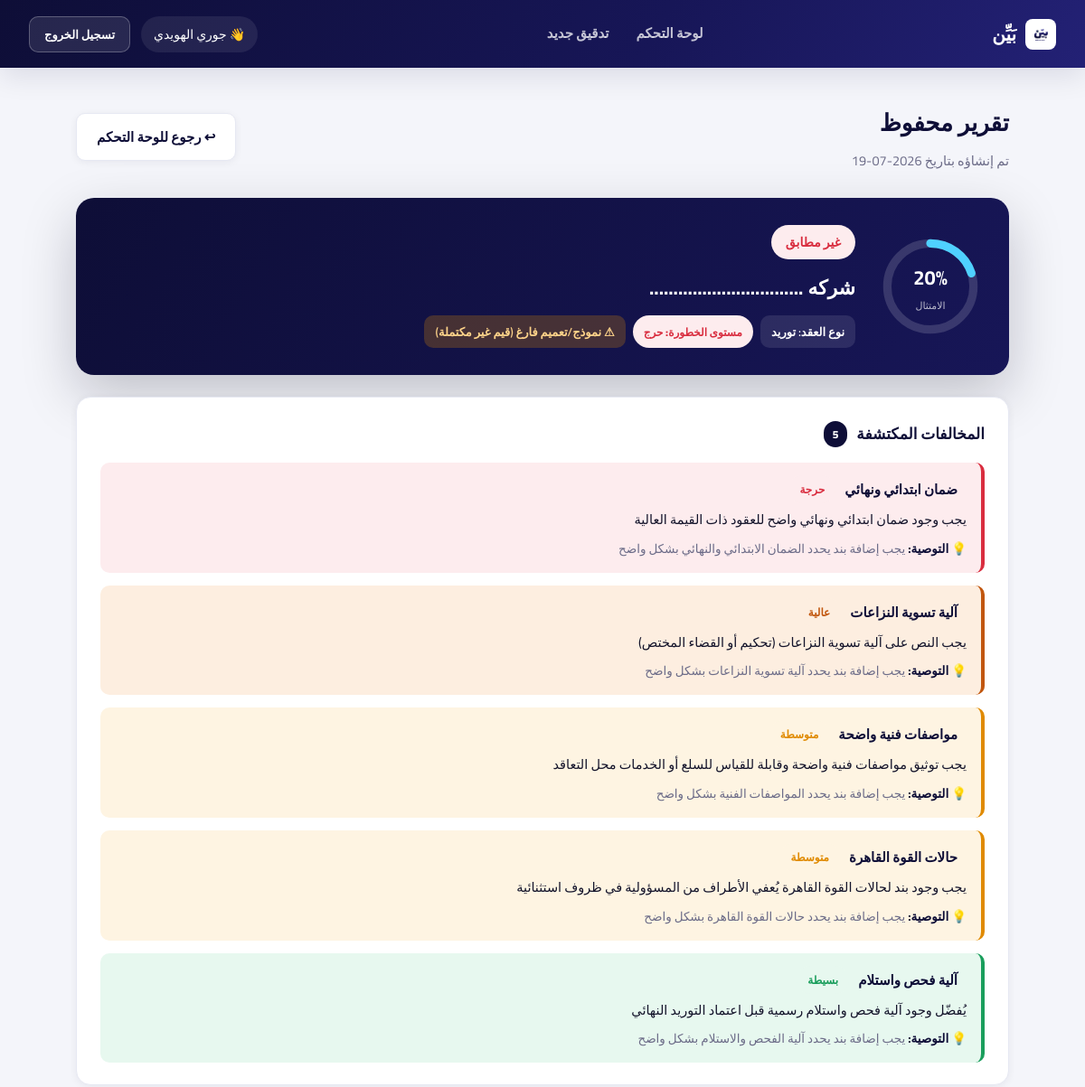
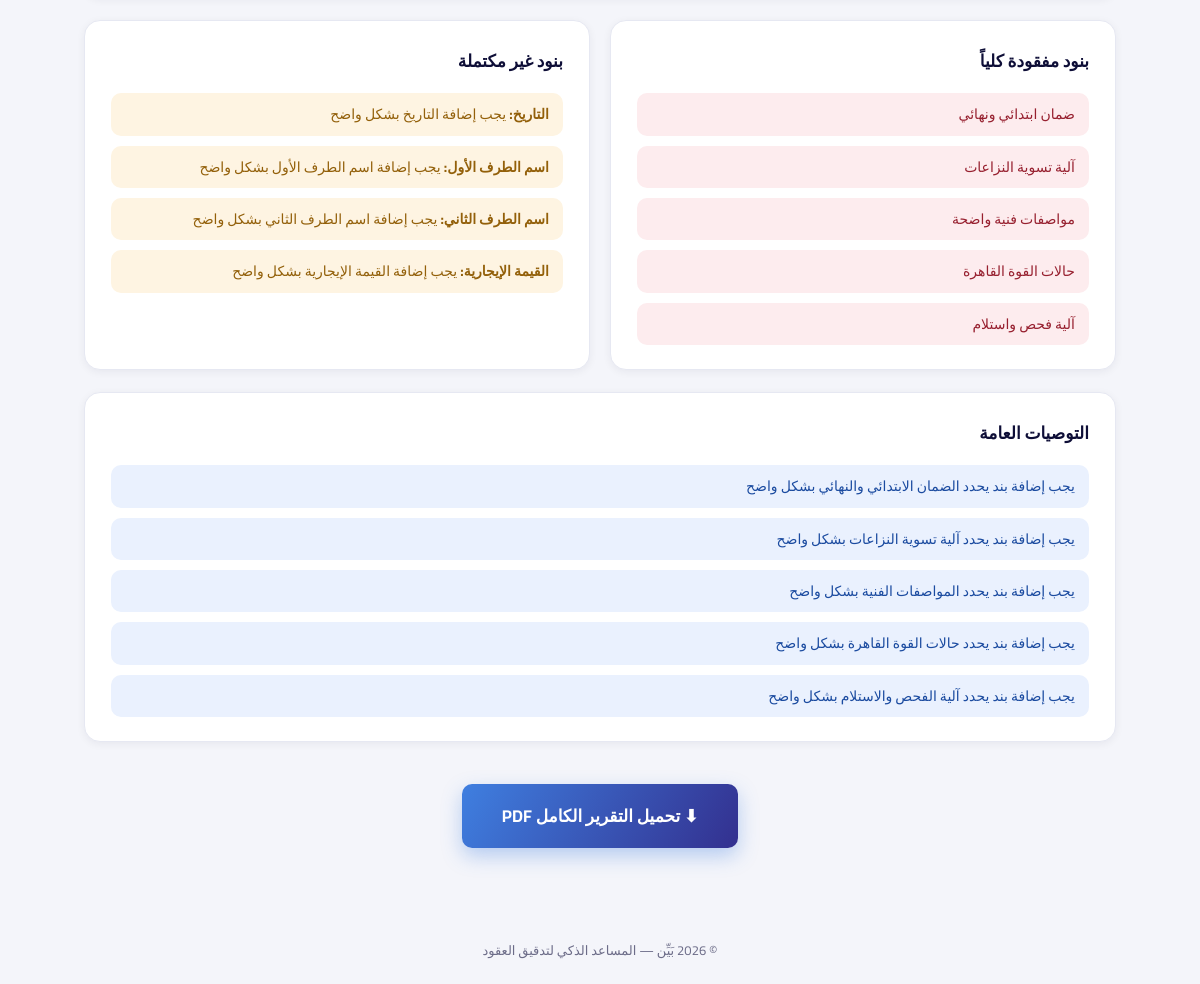
The app's page /report/1 (signed in) with its own data (2 pictures, top to bottom).
### tables this page shows
CREATE TABLE reports (
            id INTEGER PRIMARY KEY AUTOINCREMENT,
            user_id INTEGER NOT NULL,
            supplier_name TEXT NOT NULL,
            contract_type TEXT,
            overall_status TEXT,
            compliance_score INTEGER,
            risk_level TEXT,
            violations_count INTEGER,
            audit_json TEXT NOT NULL,
            pdf_filename TEXT,
            created_at TEXT NOT NULL,
            FOREIGN KEY (user_id) REFERENCES users(id) ON DELETE CASCADE
        );

### app.py (the view)
@app.route("/report/<int:report_id>")
@login_required
def view_report(report_id):
    report = db.get_report(report_id, session["user_id"])
    if not report:
        abort(404)
    import json
    audit_data = json.loads(report["audit_json"])
    download_url = url_for("download_report", report_id=report["id"]) if report["pdf_filename"] else None
    return render_template(
        "report_view.html", report=report, audit=audit_data,
        download_url=download_url, show_splash=_show_splash_once(),
    )

### app.py (called while the page is built)
def login_required(view):
    @wraps(view)
    def wrapped(*args, **kwargs):
        if not session.get("user_id"):
            flash("الرجاء تسجيل الدخول أولاً للوصول لهذه الصفحة.", "error")
            return redirect(url_for("login"))
        return view(*args, **kwargs)
    return wrapped

@app.context_processor
def inject_globals():
    return {
        "current_year": datetime.utcnow().year,
        "status_labels": STATUS_LABELS_AR,
        "risk_labels": RISK_LABELS_AR,
        "severity_labels": SEVERITY_LABELS_AR,
        "contract_type_labels": CONTRACT_TYPE_LABELS_AR,
    }

def _show_splash_once():
    if session.get("splash_seen"):
        return False
    session["splash_seen"] = True
    return True

### database.py (called while the page is built)
def get_db():
    conn = sqlite3.connect(DB_PATH)
    conn.row_factory = sqlite3.Row
    conn.execute("PRAGMA foreign_keys = ON")
    return conn

def get_report(report_id, user_id):
    conn = get_db()
    try:
        row = conn.execute(
            "SELECT * FROM reports WHERE id = ? AND user_id = ?", (report_id, user_id)
        ).fetchone()
        return dict(row) if row else None
    finally:
        conn.close()

### templates/report_view.html (shortened to what this page needs)
{% extends "base.html" %}
{% block content %}
<div class="page-head">
  <div>
    <h1>تقرير محفوظ</h1>
    <p class="muted">تم إنشاؤه بتاريخ {{ report.created_at[:10] }}</p>
  </div>
  <a href="{{ url_for('dashboard') }}" class="btn-ghost">↩ رجوع للوحة التحكم</a>
</div>
{% include "_report_result.html" %}
{% endblock %}

### templates/_report_result.html (shortened to what this page needs)
<div class="result-wrap">
  <div class="result-hero result-hero-{{ audit.overall_status }}">
    <div class="score-gauge" style="--score:{{ audit.compliance_score }}">
      <svg viewBox="0 0 120 120">
        <circle class="gauge-track" cx="60" cy="60" r="52"></circle>
        <circle class="gauge-fill" cx="60" cy="60" r="52"
          style="stroke-dasharray: {{ (audit.compliance_score|int) * 3.267 }} 326.7"></circle>
      </svg>
      <div class="gauge-label">
        <strong>{{ audit.compliance_score }}%</strong>
        <span>الامتثال</span>
      </div>
    </div>
    <div class="result-summary">
      <span class="badge badge-status-{{ audit.overall_status }} lg">
        {{ status_labels.get(audit.overall_status, audit.overall_status) }}
      </span>
      <h2>{{ audit.supplier_name }}</h2>
      <div class="result-tags">
        <span class="tag">نوع العقد: {{ contract_type_labels.get(audit.contract_type, audit.contract_type) or 'غير محدد' }}</span>
        <span class="badge badge-risk-{{ audit.risk_level }}">مستوى الخطورة: {{ risk_labels.get(audit.risk_level, audit.risk_level) }}</span>
        {% if audit.is_template %}<span class="tag tag-warning">⚠ نموذج/تعميم فارغ (قيم غير مكتملة)</span>{% endif %}
      </div>
    </div>
  </div>
  {% if audit.violations %}
  <div class="section-card">
    <div class="section-head">
      <h3>المخالفات المكتشفة</h3>
      <span class="count-pill">{{ audit.violations|length }}</span>
    </div>
    <div class="violations-list">
      {% for v in audit.violations %}
      <div class="violation-card sev-{{ v.severity }}">
        <div class="violation-head">
          <strong>{{ v.clause }}</strong>
          <span class="badge badge-sev-{{ v.severity }}">{{ severity_labels.get(v.severity, v.severity) }}</span>
        </div>
        <p class="violation-desc">{{ v.description }}</p>
        {% if v.recommendation %}
        <p class="violation-rec"><span>💡 التوصية:</span> {{ v.recommendation }}</p>
        {% endif %}
      </div>
      {% endfor %}
    </div>
  </div>
  {% endif %}
  <div class="grid-2">
    {% if audit.missing_clauses %}
    <div class="section-card">
      <div class="section-head"><h3>بنود مفقودة كلياً</h3></div>
      <ul class="plain-list list-danger">
        {% for m in audit.missing_clauses %}<li>{{ m }}</li>{% endfor %}
      </ul>
    </div>
    {% endif %}
    {% if audit.incomplete_clauses %}
    <div class="section-card">
      <div class="section-head"><h3>بنود غير مكتملة</h3></div>
      <ul class="plain-list list-warning">
        {% for c in audit.incomplete_clauses %}<li><strong>{{ c.clause }}:</strong> {{ c.note }}</li>{% endfor %}
      </ul>
    </div>
    {% endif %}
  </div>
  {% if audit.recommendations %}
  <div class="section-card">
    <div class="section-head"><h3>التوصيات العامة</h3></div>
    <ul class="plain-list list-info">
      {% for r in audit.recommendations %}<li>{{ r }}</li>{% endfor %}
    </ul>
  </div>
  {% endif %}
  <div class="download-bar">
    {% if download_url %}
      <a href="{{ download_url }}" class="btn-primary xl">⬇ تحميل التقرير الكامل PDF</a>
    {% else %}
      <span class="tag tag-warning">تعذّر توليد ملف PDF لهذا التدقيق — النتيجة أعلاه سليمة ومتاحة رغم ذلك.</span>
    {% endif %}
  </div>
</div>

### records on screen
reports: created_at "2026-07-19", supplier_name "شركه ................................"

### other values on screen
{{ session.get('user_name') }} "جوري الهويدي"
{{ audit.compliance_score }} "20"
{{ status_labels.get(audit.overall_status, audit.overall_status) }} "غير مطابق"
{{ risk_labels.get(audit.risk_level, audit.risk_level) }} "حرج"
{{ audit.violations|length }} "5"
{{ v.clause }} "ضمان ابتدائي ونهائي" "آلية تسوية النزاعات" "مواصفات فنية واضحة" "حالات القوة القاهرة" "آلية فحص واستلام"
{{ severity_labels.get(v.severity, v.severity) }} "حرجة" "عالية" "متوسطة" "متوسطة" "بسيطة"
{{ v.description }} "يجب وجود ضمان ابتدائي ونهائي واضح للعقود ذات القيمة العالية" "يجب النص على آلية تسوية النزاعات (تحكيم أو القضاء المختص)" "يجب توثيق مواصفات فنية واضحة وقابلة للقياس للسلع أو الخدمات محل التعاقد" "يجب وجود بند لحالات القوة القاهرة يُعفي الأطراف من المسؤولية في ظروف استثنائية" "يُفضّل وجود آلية فحص واستلام رسمية قبل اعتماد التوريد النهائي"
{{ v.recommendation }} "يجب إضافة بند يحدد الضمان الابتدائي والنهائي بشكل واضح" "يجب إضافة بند يحدد آلية تسوية النزاعات بشكل واضح" "يجب إضافة بند يحدد المواصفات الفنية بشكل واضح" "يجب إضافة بند يحدد حالات القوة القاهرة بشكل واضح" "يجب إضافة بند يحدد آلية الفحص والاستلام بشكل واضح"
{{ m }} "ضمان ابتدائي ونهائي" "آلية تسوية النزاعات" "مواصفات فنية واضحة" "حالات القوة القاهرة" "آلية فحص واستلام"
{{ c.clause }} "التاريخ" "اسم الطرف الأول" "اسم الطرف الثاني" "القيمة الإيجارية"
{{ c.note }} "يجب إضافة التاريخ بشكل واضح" "يجب إضافة اسم الطرف الأول بشكل واضح" "يجب إضافة اسم الطرف الثاني بشكل واضح" "يجب إضافة القيمة الإيجارية بشكل واضح"
{{ r }} "يجب إضافة بند يحدد الضمان الابتدائي والنهائي بشكل واضح" "يجب إضافة بند يحدد آلية تسوية النزاعات بشكل واضح" "يجب إضافة بند يحدد المواصفات الفنية بشكل واضح" "يجب إضافة بند يحدد حالات القوة القاهرة بشكل واضح" "يجب إضافة بند يحدد آلية الفحص والاستلام بشكل واضح"
